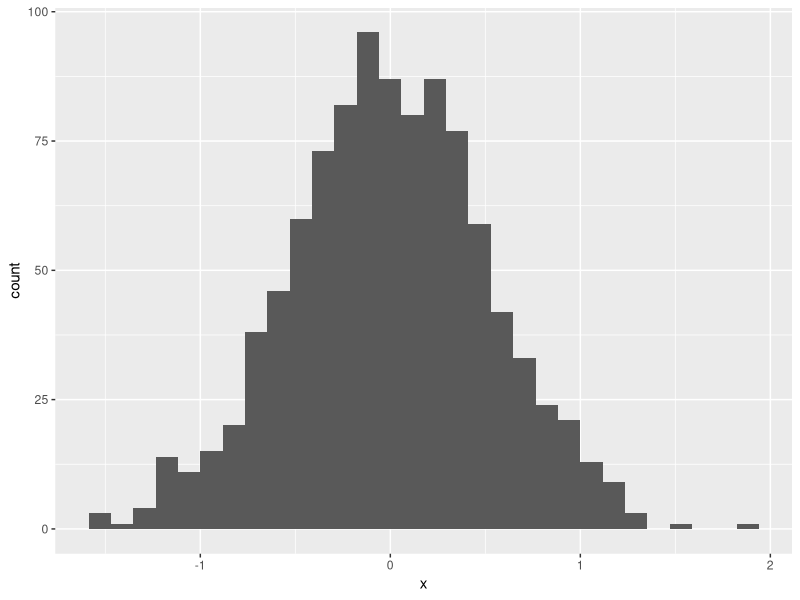

Reproduce this figure in R.
## ---- chunk 1
samp = rnorm(100)
length(samp)
## ---- chunk 2
set.seed(1)
library(tibble)
plot_df = tibble(
  x = rnorm(1000, sd = .5),
  y = 1 + 2 * x + rnorm(1000)
)
library(ggplot2)
ggplot(plot_df, aes(x = x)) + geom_histogram()

